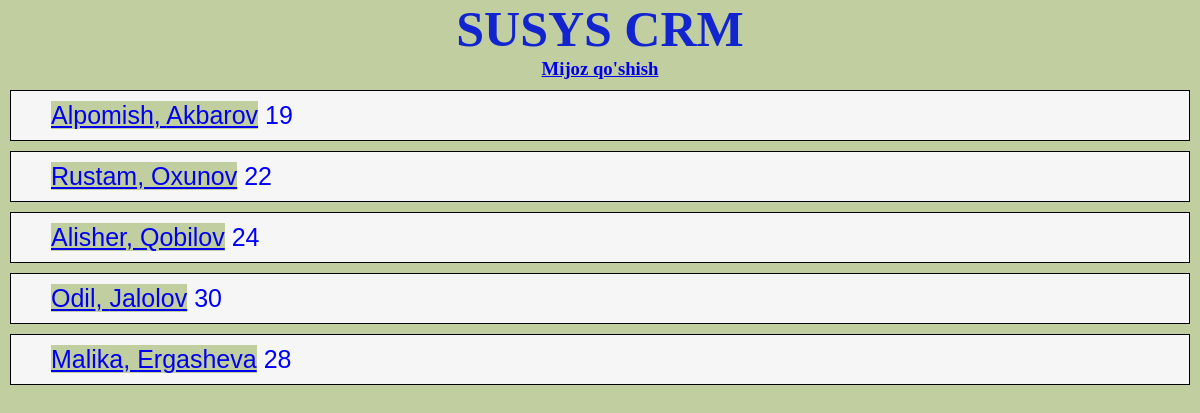
The page /leads/ on the database as committed earlier.
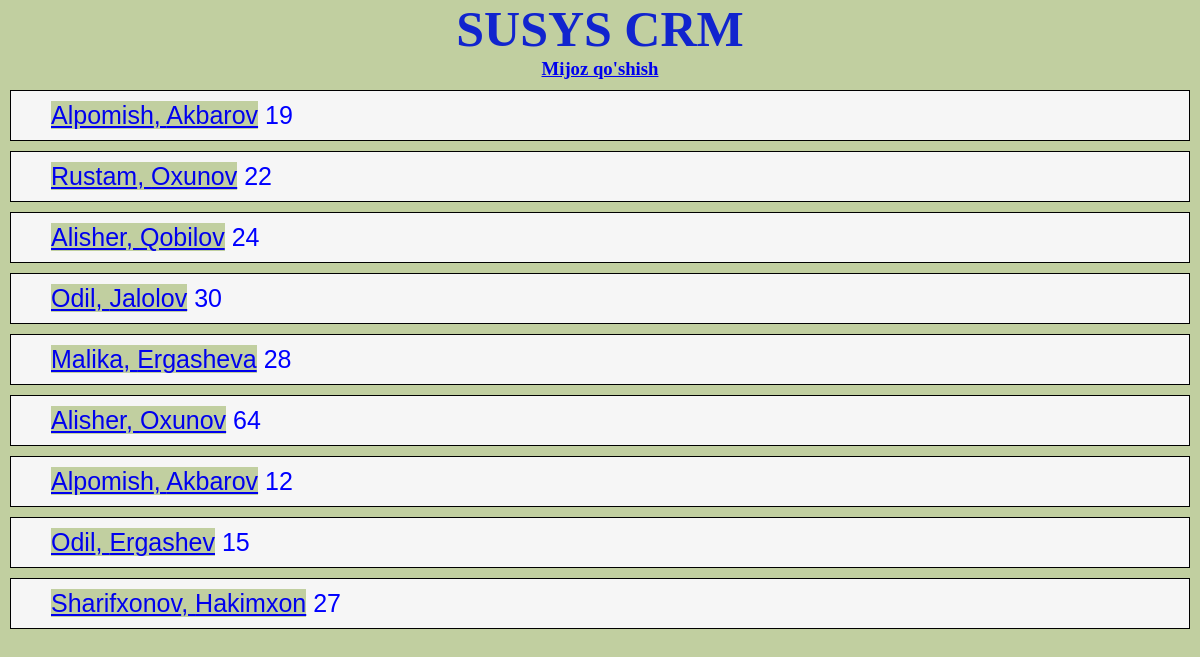
The same page on the database as committed later.
### leads/models.py (models this page shows, shortened)
class Lead(models.Model):
  fristName = models.CharField(max_length=20)
  lastName = models.CharField(max_length=20)
  age = models.IntegerField(default=0)
  email = models.EmailField(max_length=50)
  agent = models.ForeignKey("Agent", blank = True, on_delete=models.CASCADE)

### leads/views.py (the view)
# urls.py: path('', leads_list),
def leads_list(request):
  leads = models.Lead.objects.all()
  context = {
    "leads": leads,
  }
  return render(request, "leads_list.html", context)

### template/leads_list.html (shortened to what this page needs)
<!DOCTYPE html>
<html lang="en">
<head>
</head>
<body>
  <h1>SUSYS CRM</h1>
  <h3><a href="/leads/create/">Mijoz qo'shish</a></h3>
  {% for lead in leads %}
  <div class="mijoz">
    <a href="/leads/{{ lead.pk }}/ ">{{ lead.fristName }}, {{ lead.lastName }}</a>
    {{ lead.age }}
  </div>
  {% endfor %}
</body>
</html>

### template/leads_list.html (style rules this page uses)
* { margin: 0; padding: 0; background: rgb(193, 207, 160); }
div { padding: 10px 40px; margin: 10px; border: 1px solid black; background-color: #f6f6f6; font-size: 25px; font-family: Arial, Helvetica, sans-serif; width: 100wh; color: blue; }
h1 { text-align: center; color: rgb(17, 36, 206); font-size: 50px; }
h3 { text-align: center; color: rgb(14, 41, 4); }

Rows that differ between the two databases and show on the page:
added Lead: fristName "Alisher", lastName "Oxunov", age "64"
added Lead: fristName "Alpomish", lastName "Akbarov", age "12"
added Lead: fristName "Odil", lastName "Ergashev", age "15"
added Lead: fristName "Sharifxonov", lastName "Hakimxon", age "27"
